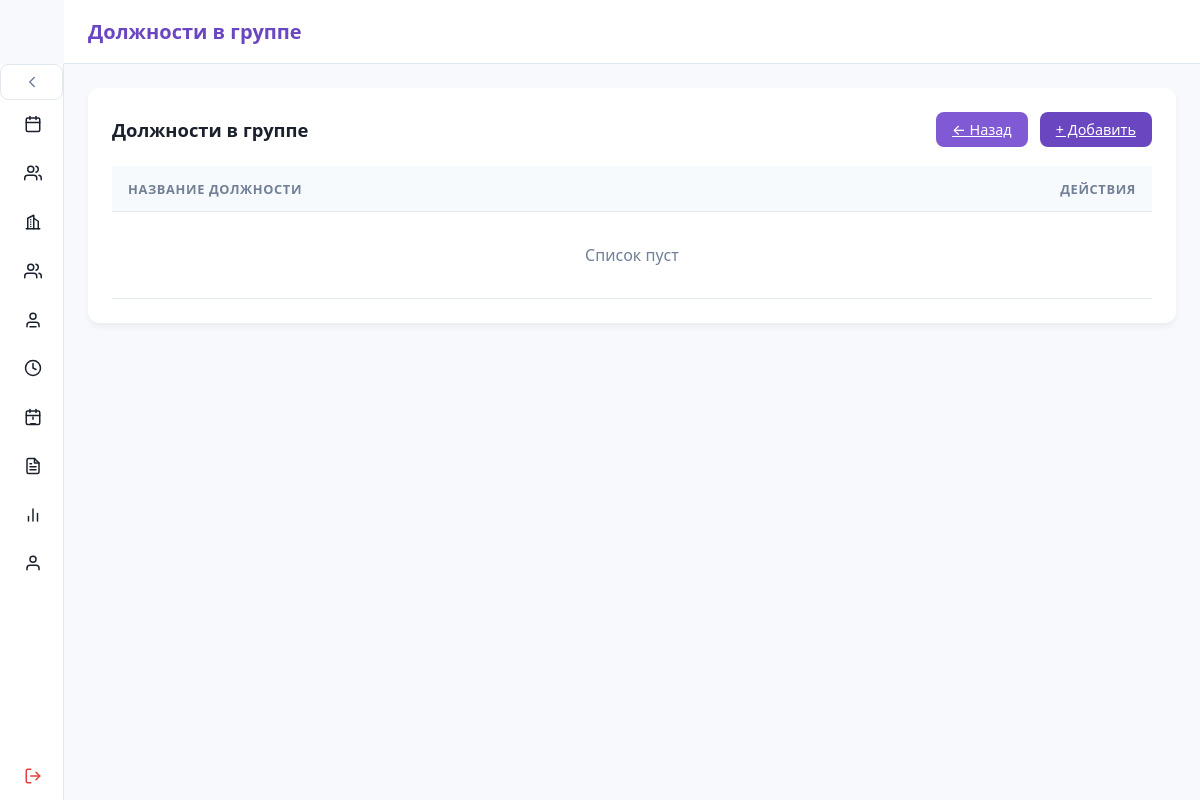
Page /admin/posts/ on the earlier database version.
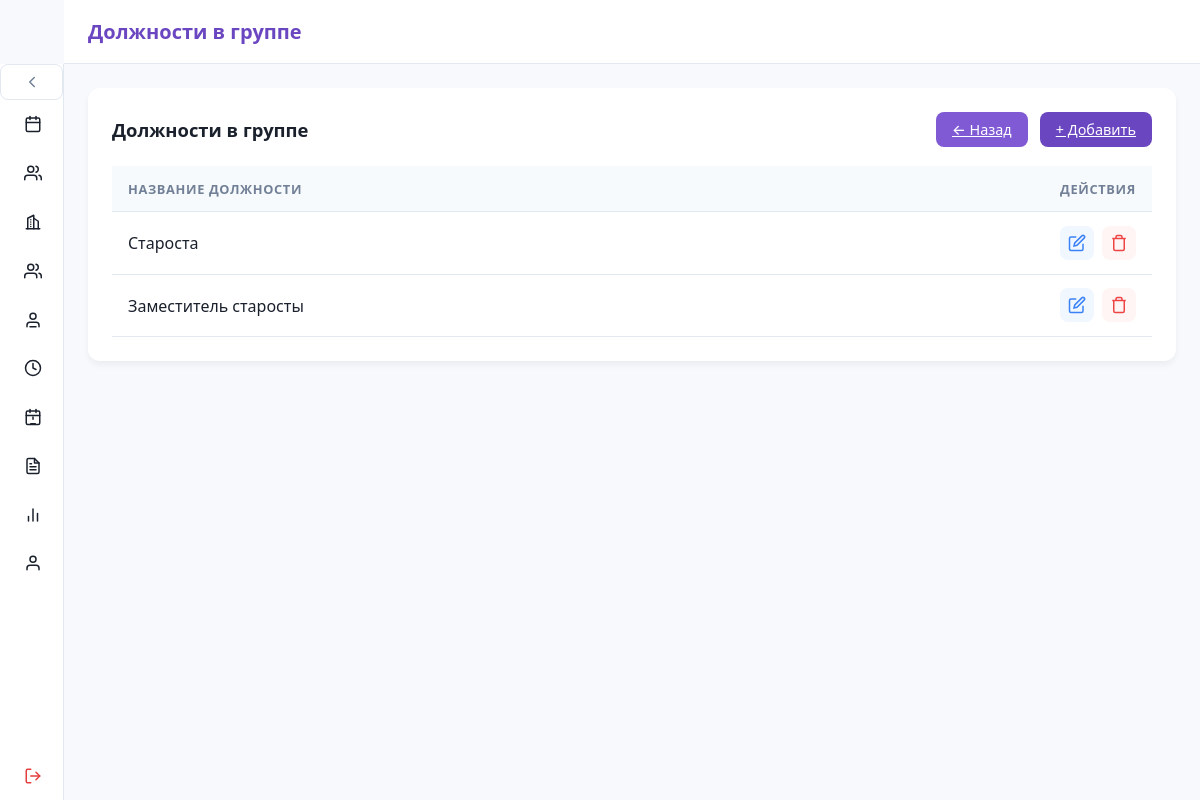
Same page on the later database version.
### src/database/models.py (models this page shows)
class Base(DeclarativeBase): ...

class PostInGroupType(Base):
    __tablename__ = "post_in_group_type"
    post_in_group_type_id: Mapped[int] = mapped_column(primary_key=True, autoincrement=True)
    post_in_group_type_name: Mapped[str] = mapped_column(String(50))

### src/routers/posts.py (the view, shortened to what this page needs)
@posts_bp.route('/', methods=['GET', 'POST'])
def manage_posts():
    db: Session = SessionLocal()
    try:
        items = db.query(PostInGroupType).all()
        edit_item = None
        edit_id = request.args.get('edit')
        if edit_id:
            edit_item = db.query(PostInGroupType).get(int(edit_id))
        return render_template('admin_posts.html', title="Должности в группе", items=items, edit_item=edit_item)
    finally:
        db.close()

### src/templates/admin_posts.html (shortened to what this page needs)
{% extends "base.html" %}
{% block content %}
<div class="card">
  <div class="card-header">
    <h2 class="card-title">{{ title }}</h2>
    <div style="display: flex; gap: 0.75rem;">
      <a href="/adminpanel" class="btn btn-cancel">← Назад</a>
      <a href="#modal" class="btn btn-add">+ Добавить</a>
    </div>
  </div>
  <table>
    <thead><tr><th>Название должности</th><th style="width: 100px;">Действия</th></tr></thead>
    <tbody>
      {% for item in items %}
      <tr>
        <td>{{ item.post_in_group_type_name }}</td>
        <td class="actions">
          <a href="?edit={{ item.post_in_group_type_id }}" class="btn-icon btn-edit"><svg viewBox="0 0 24 24" style="width:18px;height:18px;fill:none;stroke:currentColor;stroke-width:2"><path d="M11 4H4a2 2 0 0 0-2 2v14a2 2 0 0 0 2 2h14a2 2 0 0 0 2-2v-7"/><path d="M18.5 2.5a2.121 2.121 0 0 1 3 3L12 15l-4 1 1-4 9.5-9.5z"/></svg></a>
          <form method="POST" style="display:inline;"><input type="hidden" name="action" value="delete"><input type="hidden" name="item_id" value="{{ item.post_in_group_type_id }}"><button type="submit" class="btn-icon btn-delete"><svg viewBox="0 0 24 24" style="width:18px;height:18px;fill:none;stroke:currentColor;stroke-width:2"><polyline points="3 6 5 6 21 6"/><path d="M19 6v14a2 2 0 0 1-2 2H7a2 2 0 0 1-2-2V6m3 0V4a2 2 0 0 1 2-2h4a2 2 0 0 1 2 2v2"/></svg></button></form>
        </td>
      </tr>
      {% else %}<tr><td colspan="2" style="text-align:center; color:var(--muted); padding: 2rem;">Список пуст</td></tr>{% endfor %}
    </tbody>
  </table>
</div>
{% endblock %}

Differences in the rows shown:
added PostInGroupType: post_in_group_type_name "Староста"
added PostInGroupType: post_in_group_type_name "Заместитель старосты"
Other differences:
text no longer shown: "Список пуст"
